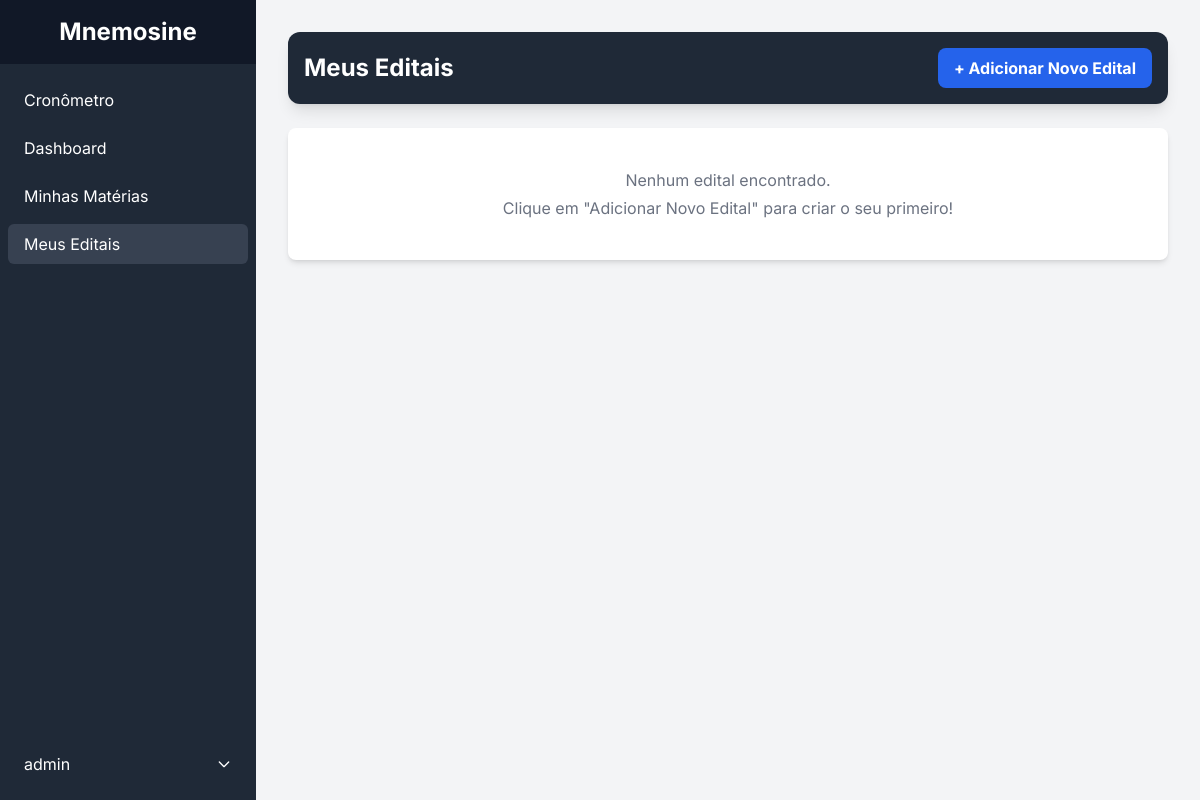
/edital/ (signed in), run on an earlier commit of the app's database.
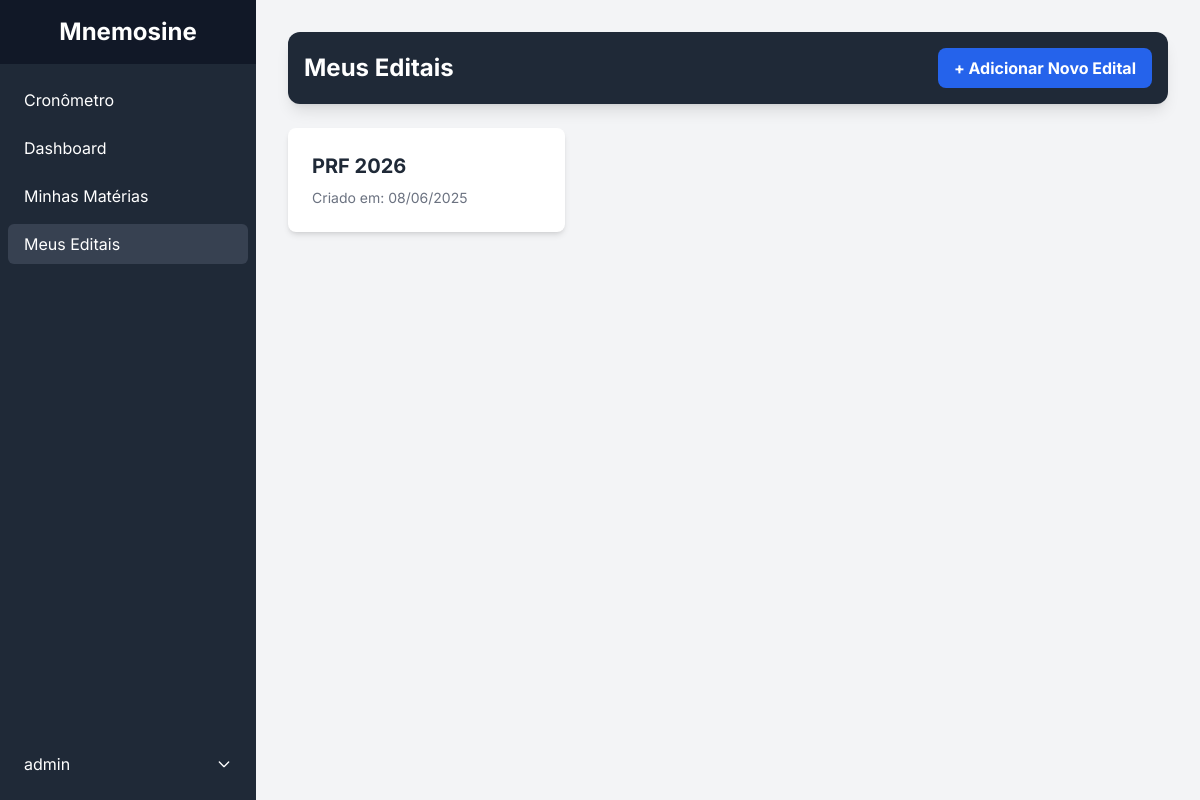
And on a later commit of the database.
### edital/models.py (models this page shows, shortened)
class Edital(models.Model):
    usuario = models.ForeignKey(User, on_delete=models.CASCADE, related_name='editais')
    nome = models.CharField(max_length=200)
    conteudo_bruto = models.TextField(help_text="O texto completo colado pelo usuário para referência.")
    criado_em = models.DateTimeField(auto_now_add=True)

### edital/views.py (the view)
# urls.py: path('', views.edital_list_view, name='edital_list'),
@login_required
def edital_list_view(request):
    editais = Edital.objects.filter(usuario=request.user).order_by('-criado_em')
    return render(request, 'edital/edital_list.html', {'editais': editais})

### edital/templates/edital/edital_list.html (shortened to what this page needs)
{% extends 'dashboard/base.html' %}
{% load static %}
{% block content %}
<div class="p-4 sm:p-6 md:p-8">
    <header class="bg-gray-800 text-white p-4 rounded-xl flex justify-between items-center shadow-lg mb-6">
        <h1 class="text-2xl font-bold">Meus Editais</h1>
        <button id="add-new-edital-btn" class="bg-blue-600 hover:bg-blue-500 font-bold py-2 px-4 rounded-lg transition-colors flex items-center">
            + Adicionar Novo Edital
        </button>
    </header>
    <main id="edital-list-container" class="grid grid-cols-1 md:grid-cols-2 lg:grid-cols-3 gap-6">
        {% for edital in editais %}
        <a href="{% url 'edital:edital_detail' edital.id %}" class="bg-white p-6 rounded-lg shadow-md cursor-pointer hover:shadow-xl hover:scale-105 transition-all">
            <h3 class="text-xl font-bold text-gray-800">{{ edital.nome }}</h3>
            <p class="text-sm text-gray-500 mt-2">Criado em: {{ edital.criado_em|date:"d/m/Y" }}</p>
        </a>
        {% empty %}
        <div class="col-span-full text-center py-10 bg-white rounded-lg shadow-md">
            <p class="text-gray-500">Nenhum edital encontrado.</p>
            <p class="text-gray-500 mt-1">Clique em "Adicionar Novo Edital" para criar o seu primeiro!</p>
        </div>
        {% endfor %}
    </main>
</div>
{% endblock %}

What changed in the data, as far as the page shows it:
added Edital: nome "PRF 2026", criado_em "08/06/2025"
Also different on the page:
text no longer shown: "Nenhum edital encontrado. Clique em \"Adicionar Novo Edital\" para criar o seu primeiro!"
